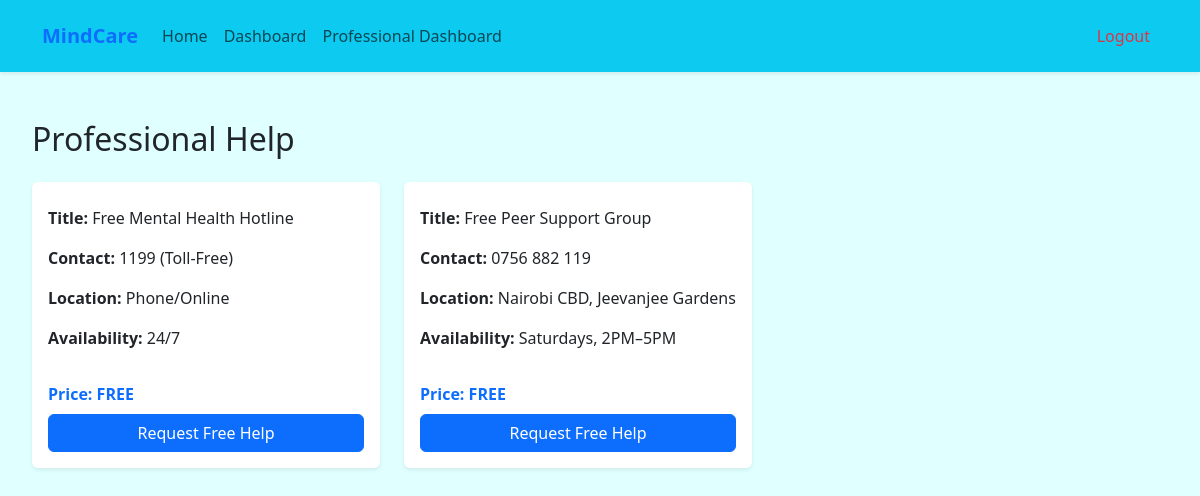
The app's page /mindCare/professional-help/ (signed in), older data.
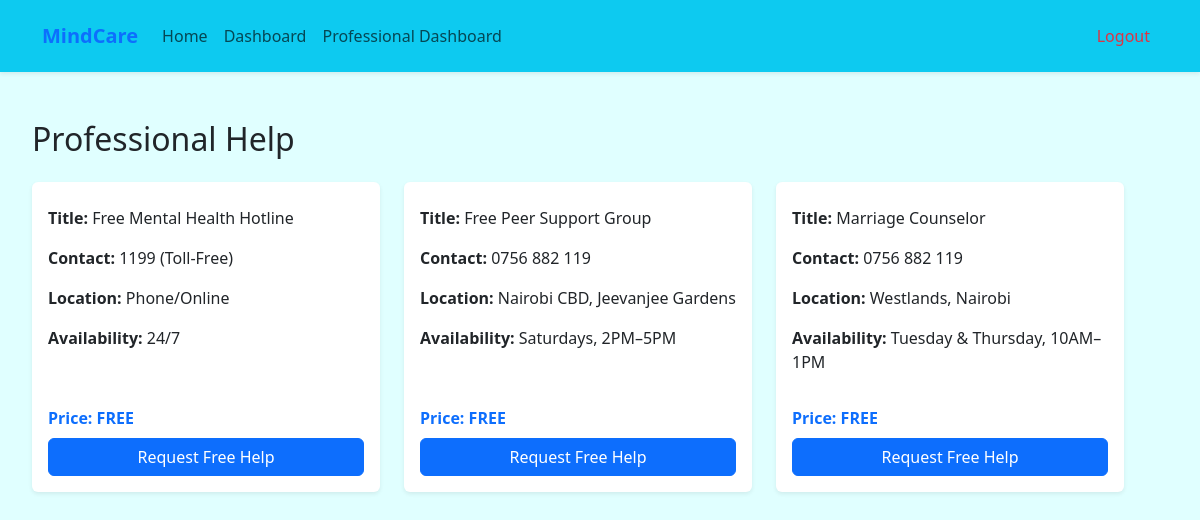
The same page, newer data.
### mindCare/models.py (models this page shows, shortened)
class ProfessionalHelp(models.Model):
    title = models.CharField(max_length=200, blank=True, null=True)
    description = models.TextField(blank=True, null=True)
    availability = models.CharField(max_length=100, blank=True)
    location = models.CharField(max_length=100, blank=True)
    price = models.DecimalField(max_digits=10, decimal_places=2, blank=True, null=True)
    contact = models.CharField(max_length=100, blank=True)
    is_professional = models.BooleanField(default=False)

### mindCare/views.py (the view)
# urls.py: path('professional-help/', views.help_list, name='help_list'),
@login_required
def help_list(request):
    print(ProfessionalHelp)
    professionals = ProfessionalHelp.objects.all()
    return render(request, 'mindCare/professional_help.html', {'professionals': professionals})

### mindCare/templates/mindCare/professional_help.html (shortened to what this page needs)
{% extends 'main.html' %}
{% block content %}
<div class="container mt-5">
    <h2 class="mb-4">Professional Help</h2>
    {% if professionals %}
        <div class="row">
            {% for pro in professionals %}
            <div class="col-md-4 mb-4">
                <div class="card shadow-sm border-0 p-3 h-100 d-flex flex-column">
                    <div class="flex-grow-1">
                        <p><strong>Title:</strong> {{ pro.title }}</p>
                        <p><strong>Contact:</strong> {{ pro.contact }}</p>
                        <p><strong>Location:</strong> {{ pro.location }}</p>
                        <p><strong>Availability:</strong> {{ pro.availability }}</p>
                    </div>
                    <div class="mt-3">
                        {% if pro.is_paid %}
                            <p class="mb-2 text-success fw-bold">Price: KES {{ pro.price }}</p>
                            <a href="{% url 'mindCare:book_professional' id=pro.id %}" class="btn btn-success w-100">
                                Book Now
                            </a>
                        {% else %}
                            <p class="mb-2 text-primary fw-bold">Price: FREE</p>
                           <a href="{% url 'mindCare:request_help' id=pro.id %}" class="btn btn-primary w-100">
    Request Free Help
</a>
                        {% endif %}
                    </div>
                </div>
            </div>
            {% endfor %}
        </div>
    {% else %}
        <p>No professionals available at the moment.</p>
    {% endif %}
</div>
{% endblock %}

### mindCare/templates/main.html (shortened to what this page needs)
<!DOCTYPE html>
<html lang="en">
  {% load static %}
  <head>
    <link
      href="https://cdn.jsdelivr.net/npm/bootstrap@5.3.8/dist/css/bootstrap.min.css"
      rel="stylesheet"
    />
  </head>
  <body style="background-color: #E0FFFF;">
  <body>
    {% include 'navbar.html'%}
    <div class="container my-4 mx-2">
      {% block content %}
      {% endblock %}</div>
  </body>
</html>

### mindCare/templates/navbar.html (shortened to what this page needs)
<nav class="navbar navbar-expand-lg navbar-light bg-info shadow-sm py-3">
  <div class="container">
    <a class="navbar-brand fw-bold text-primary" href="{% url 'mindCare:home' %}">
      MindCare
    </a>
    <div class="collapse navbar-collapse" id="navbarSupportedContent">
      <ul class="navbar-nav me-auto mb-2 mb-lg-0">
        <li class="nav-item">
          <a class="nav-link" href="{% url 'mindCare:home' %}">Home</a>
        </li>
        <li class="nav-item">
          <a class="nav-link" href="{% url 'mindCare:dashboard' %}">Dashboard</a>
        </li>
        <li class="nav-item">
       <a class="nav-link" href="{% url 'mindCare:pro_dashboard' %}">Professional Dashboard</a>
        </li>
      </ul>
      <ul class="navbar-nav ms-auto">
        {% if user.is_authenticated %}
          <li class="nav-item">
            <a class="nav-link text-danger" href="{% url 'mindCare:logoutUser' %}">
              Logout
            </a>
          </li>
        {% endif %}
      </ul>
    </div>
  </div>
</nav>

Row changes from the older to the newer data that the page shows:
added ProfessionalHelp: title "Marriage Counselor", contact "0756 882 119", location "Westlands, Nairobi", availability "Tuesday & Thursday, 10AM–1PM"
